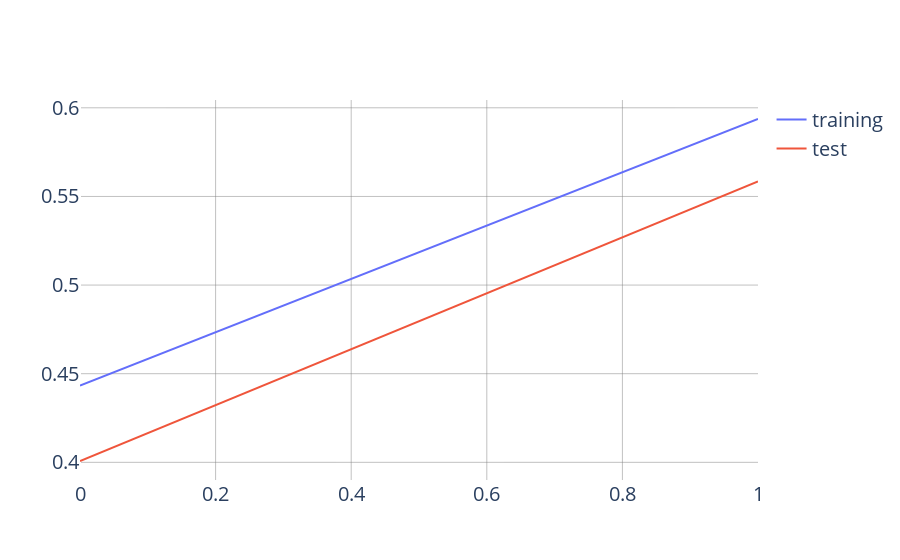

The notebook cell saved with this chart:
### Code cell
# Training and Test accuracy
fig = go.Figure()
fig.add_trace(go.Scatter(x=df['epoch'], y=df['accuracy'],
                    mode='lines',
                    name='training'))

fig.add_trace(go.Scatter(x=df['epoch'], y=df['val_accuracy'],
                    mode='lines',
                    name='test'))


fig.update_layout(
    font_size = 20,
    paper_bgcolor='rgba(0,0,0,0)',
    plot_bgcolor='rgba(0,0,0,0)',
)

fig.update_xaxes(showgrid=True, gridwidth=0.5, gridcolor='Gray')
fig.update_yaxes(showgrid=True, gridwidth=0.5, gridcolor='Gray')

### Figure 1 — Plotly figure (JSON) as saved in the notebook; plotly's stock layout.template omitted (floating-point values rounded to 4 significant figures)
{"data": [{"mode": "lines", "name": "training", "type": "scatter", "x": [0, 1], "y": [0.4433, 0.5937]}, {"mode": "lines", "name": "test", "type": "scatter", "x": [0, 1], "y": [0.4008, 0.5584]}], "layout": {"font": {"size": 20}, "paper_bgcolor": "rgba(0,0,0,0)", "plot_bgcolor": "rgba(0,0,0,0)", "xaxis": {"gridcolor": "Gray", "gridwidth": 0.5, "showgrid": true}, "yaxis": {"gridcolor": "Gray", "gridwidth": 0.5, "showgrid": true}}}
